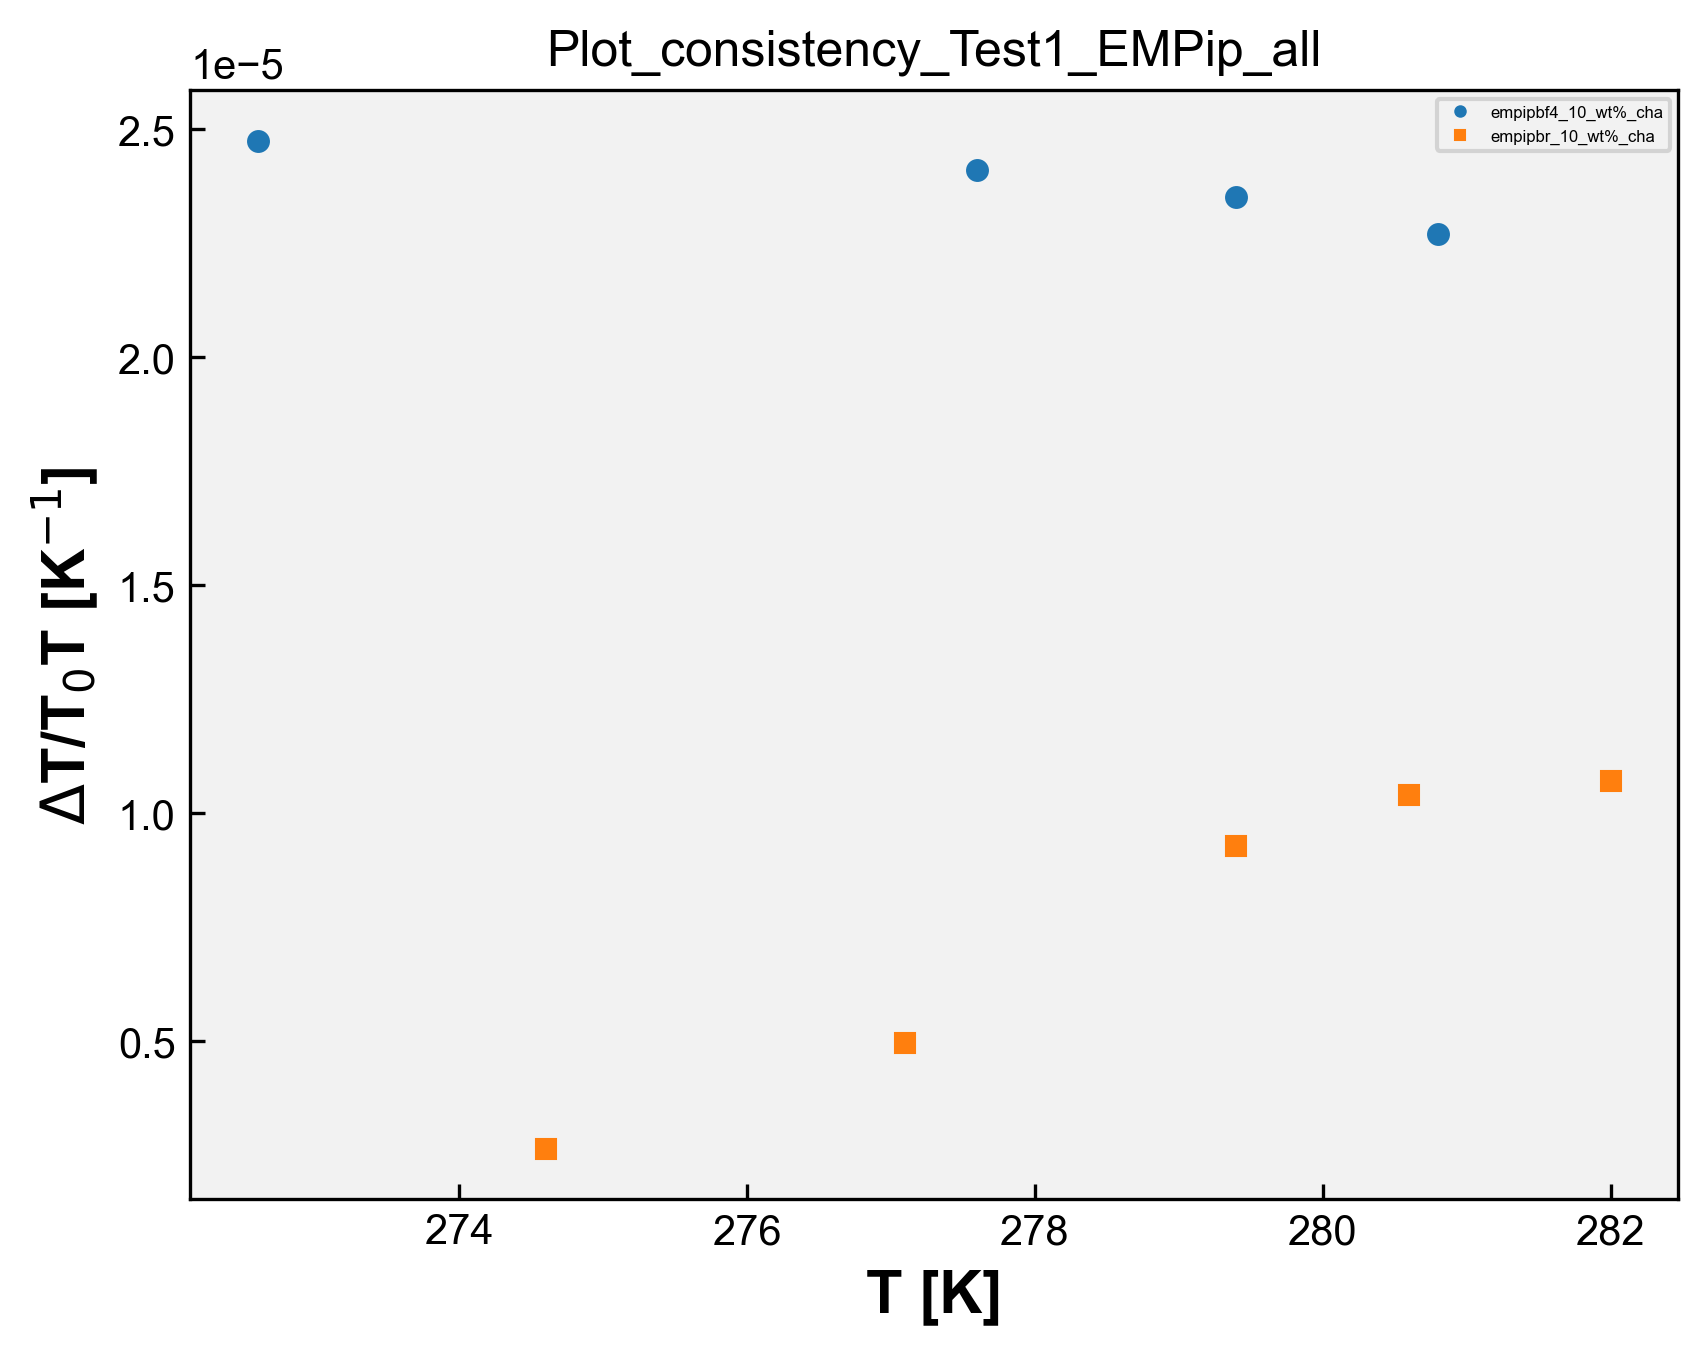

Python code for this plot:
# Plot_consistency - EMPip
import matplotlib.pyplot as plt
import matplotlib
from matplotlib.font_manager import FontProperties
import pandas as pd
import numpy as np
import openpyxl
import os

matplotlib.rcParams['font.family'] = "Arial" # change the default font # mudança da fonte
matplotlib.rcParams['xtick.direction'] = 'in' # change the ticks direction # mudança da direção dos marcadores ao longo dos eixos de um gráfico que indicam valores específicos
matplotlib.rcParams['ytick.direction'] = 'in'
font = FontProperties() # cria uma instância de propriedades de fontes, tamanho, estilo e família
font.set_family('sans-serif') # 'serif', 'sans-serif', 'cursive', 'fantasy', or 'monospace' # família da fonte
font.set_name('Arial') # nome da fonte
font.set_weight('bold') # 'ultralight', 'light', 'normal', 'regular', 'book', 'medium', 'roman', 'semibold', 'demibold', 'demi', 'bold', 'heavy', 'extra bold', 'black' # peso da fonte
font.set_style('normal') #'normal', 'italic' or 'oblique' # estilo da fonte, negrito, itálico, normal, etc
font.set_size('x-large') # xx-small', 'x-small', 'small', 'medium', 'large', 'x-large', 'xx-large' # tamanho da fonte
plt.rcParams['figure.dpi'] = 300 # resolução padrão para as figuras exibidas na tela
plt.rcParams['savefig.dpi'] = 300 # resolução padrão para as figuras salvas em arquivos PNG, PDF ou SVG
opt = {'fillstyle':'full','markersize':5,'markeredgewidth':0.5} # aparência dos marcadores, fillstyle: full - estilo de preenchimento markersize: 5 - tamanho do marcador markeredgewidth: 0.5 largura da borda do marcador
plt.rcParams['figure.facecolor'] = (1.0,1.0,1.0,0.0) # cor de fundo da figura como transparente
plt.rcParams['axes.facecolor'] = '0.95' # cor de fundo dos eixos como uma tonalidade de cinza claro
#plt.rcParams['figure.figsize'] = (4,4) # tamanho da figura padrão em polegadas


caminho_arquivo = 'EMPip.xlsx' # caminho do arquivo de DMA
wb = openpyxl.load_workbook(caminho_arquivo) # ler dados de abas individuais do arquivo Excel sem abrir e fechar repetidamente, mantém aberto. Mais eficiente se você precisa ler dados de várias abas do arquivo. Lista com os nomes de todas as abas do arquivo Excel.
# load_workbook é a função usada para carregar o arquvio Excel

dados_coluna_D_array = [] # matriz para guardar os dados da coluna C de todas as sheet
dados_coluna_K_array = [] # matriz para guardar os dados da coluna I de todas as sheet

nomes_abas = []

for i in wb.sheetnames: # para i dentro da lista wb com os nomes de todas as abas
    nome_aba = wb[i] # obtém o nome da aba na posição i na lista wb, que contém os nomes de todas as abas
    nome_aba_split = nome_aba.title.split("_") # nome_aba é o nome completo da aba. nome_aba.title converte o nome da aba para o formato de título. split("_ ") divide o nome da aba em duas partes usando o caractere "_ "
    if len(nome_aba_split) > 2: # se o nome da aba contiver mais de duas partes
        nome_aba_split.insert(2, "wt%") # insere wt% entre a segunda e a terceira partes do nome da aba
        nome_aba_final = "_".join(nome_aba_split) # junta as partes do nome da aba de volta com "_"
        print('nome_aba_final', nome_aba_final)
        nomes_abas.append(nome_aba_final) # adiciona o nome modificado _a lista de nomes das abas
    else:
        nomes_abas.append(nome_aba.title) # nome da aba não tiver mais de duas partes, adiciona o nome completo da aba à lista nomes_abas (usada na legenda)

    dados_coluna_D = [] # abre uma lista para os dados da coluna C da sheet
    dados_coluna_K = [] # abre uma lista para os dados da coluna I da sheet

    for j in nome_aba.iter_rows(min_row=2, values_only=True): # iter_rows: permite iterar sobre as linhas dessa aba # min_row=2: especifica a primeira linha a ser considerada, nesse caso, começa na segunda linha, pois a primeira linha geralmente contém os cabeçalhos das colunas # values_only=True: indica que queremos obter apenas os valores das células, sem incluir informações adicionais como formatação, fórmulas ou estilos.
        dados_coluna_D.append(j[3])
        dados_coluna_K.append(j[10])

    dados_coluna_D_array.append(dados_coluna_D)
    dados_coluna_K_array.append(dados_coluna_K)

print('dados_C', dados_coluna_D_array)
print('dados_I', dados_coluna_K_array)

# Plotagem dos dados:

symbols = ['o', 's', '^', 'D', 'v', '>', '<', 'P', 'X', 'H', '*', 'h', '+', 'x', '|', '_', '1', '2', '3', '4', 'p', ',', '.', '8', 'p', 'd', 'D', '|', '_', '$...$']
# Exemplos de símbolos

# Vetor de cores
colors = ['#1f77b4', '#ff7f0e', '#2ca02c', '#d62728', '#9467bd', '#8c564b', '#e377c2', '#7f7f7f', '#bcbd22', '#17becf',  '#aec7e8',  '#ffbb78', '#98df8a', '#ff9896', '#c5b0d5', '#c49c94',  '#f7b6d2', '#c7c7c7',  '#dbdb8d',  '#9edae5',  '#393b79',  '#5254a3', '#6b6ecf',  '#9c9ede',  '#637939',  '#8ca252',  '#b5cf6b', '#cedb9c',  '#8c6d31',  '#bd9e39',  '#e7ba52',  '#e7cb94',  '#843c39', '#ad494a', '#d6616b',  '#e7969c',  '#7b4173', '#a55194',  '#ce6dbd',  '#de9ed6']

for i in range(len(dados_coluna_D_array)):
    x = dados_coluna_D_array[i]
    y = dados_coluna_K_array[i]
    print('x', x)
    print('y', y)
    symbol=symbols[i]
    color=colors[i]
    plt.plot(x, y, marker=symbol, markersize=opt['markersize'], markeredgewidth=opt['markeredgewidth'], fillstyle=opt['fillstyle'], color=color, linestyle='none')

plt.legend(nomes_abas, loc='upper right', fontsize=4, markerscale=0.5)
plt.xlabel('T [K]',fontproperties=font)
plt.ylabel('$\Delta$T/T$_0$T [K$^{-1}$]',fontproperties=font)
#plt.legend(loc="upper left")
# teste
nome_arquivo_python = os.path.basename(__file__) # obter o nome do arquivo python atual
nome_arquivo_sem_extensao = os.path.splitext(nome_arquivo_python)[0] # obter o nome do arquivo sem extensão # [0] vai acessar o primeiro elemento da tupla retornado por path.splitext

plt.title(nome_arquivo_sem_extensao)

plt.savefig(f'{nome_arquivo_sem_extensao}.png',format='png',bbox_inches='tight',
                dpi=300,transparent=False)
plt.show()
